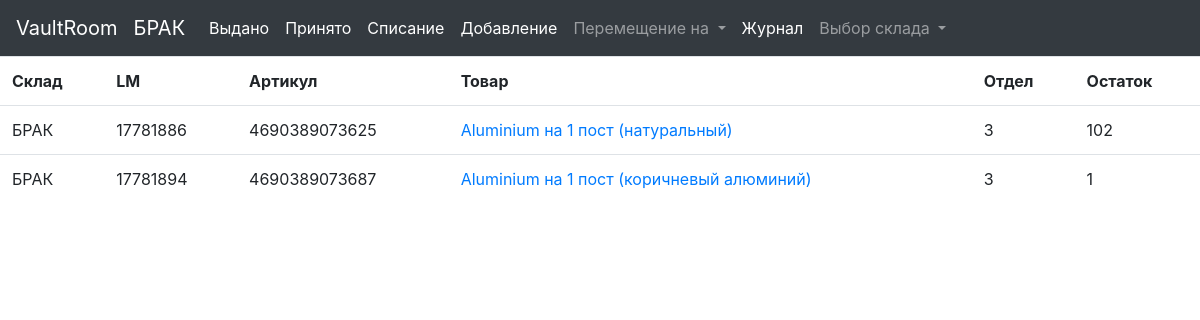
The app's page /storage/3 with its own data.
### vaultroom/models.py (models this page shows, shortened)
class Storages(models.Model):
    name = models.CharField(max_length=20, db_index=True, verbose_name='Название склада')
    class Meta:
        verbose_name_plural = 'Склады'
        verbose_name = 'Склад'
        ordering = ['name']

class Stock(models.Model):
    storage = models.ForeignKey('Storages', on_delete=models.PROTECT, verbose_name='Склад')
    product = models.ForeignKey('Products', on_delete=models.PROTECT, verbose_name='Товар')
    quantity = models.IntegerField(verbose_name='Количество')
    class Meta:
        verbose_name_plural = 'Товар на стоке'
        verbose_name = 'Товар на стоке'
        ordering = ['storage']

class Products(models.Model):
    LM = models.IntegerField(verbose_name='LM код')
    barcode = models.IntegerField(verbose_name='Штрихкод')
    name = models.CharField(max_length=100, verbose_name='Наименование')
    department = models.IntegerField(verbose_name='Номер отдела')
    class Meta:
        verbose_name_plural = 'Товар'
        verbose_name = 'Товар'
        ordering = ['name']

### vaultroom/views.py (the view)
# urls.py: path('storage/<int:storage_id>', by_storage, name='by_storage'),
def by_storage(request, storage_id):
    stc = Stock.objects.select_related('product').filter(storage=storage_id)
    storages = Storages.objects.all()
    current_storage = Storages.objects.get(pk=storage_id)
    paginator = Paginator(stc, 30)
    if 'page' in request.GET:
        page_num = request.GET['page']
    else:
        page_num = 1
    page = paginator.get_page(page_num)
    context = {'stc': page.object_list, 'current_storage': current_storage, 'storages': storages, 'page': page}
    return render(request, 'vaultroom/by_storage.html', context)

### vaultroom/templates/vaultroom/by_storage.html (shortened to what this page needs)
{% extends "layout/stock_view.html" %}
{% block storage %} <a class="navbar-brand" href="{% url 'index' %}">{{ current_storage.name }}</a> {% endblock %}
{% block control %}
                            <li class="nav-item active">
                                <td><a class="nav-link" href="{% url 'done' %}">Выдано</a></td>
                            </li>
                            <li class="nav-item active">
                                <td><a class="nav-link" href="{% url 'priniato' %}">Принято</a></td>
                            </li>
                           <li class="nav-item active">
                                <td><a class="nav-link" href="{% url 'vidacha' storage_id=current_storage.pk %}">Списание</a></td>
                            </li>
                            <li class="nav-item active">
                                <td><a class="nav-link" href="{% url 'priemka' storage_id=current_storage.pk %}">Добавление</a></td>
                            </li>
                            <li class="nav-item dropdown">
                            <a class="nav-link dropdown-toggle" href="#" id="navbarDropdown" role="button" data-toggle="dropdown" aria-haspopup="true" aria-expanded="false">
                              Перемещение на
                            </a>
                            <div class="dropdown-menu" aria-labelledby="navbarDropdown">
                            <li class="nav-item active">
                                <td><a class="nav-link" href="{% url 'move' %}">Журнал</a></td>
                            </li>
                            <li class="nav-item dropdown">
                            <a class="nav-link dropdown-toggle" href="#" id="navbarDropdown" role="button" data-toggle="dropdown" aria-haspopup="true" aria-expanded="false">
                              Выбор склада
                            </a>
{% endblock %}

### vaultroom/templates/layout/stock_view.html (shortened to what this page needs)
{% extends "layout/basic.html" %}
{% block content %}
{% load bootstrap4 %}
    <table class="table">
        <tr>
            <th scope="col">Склад</th>
             <th scope="col">LM</th>
             <th scope="col">Артикул</th>
             <th scope="col">Товар</th>
            <th scope="col">Отдел</th>
             <th scope="col">Остаток</th>
        </tr>
        {% for s in stc %}
        <tr>
            <td>{{ s.storage.name }}</td>
            <td>{{ s.product.LM }}</td>
            <td>{{ s.product.barcode }}</td>
            <td><a href="{% url 'by_product' product_id=s.product.pk %}">{{ s.product.name }}</a></td>
            <td>{{ s.product.department }}</td>
            <td>{{ s.quantity }}</td>
        </tr>
        {% endfor %}
    </table>
{% endblock %}

### records on screen
Storages: name "БРАК"
Stock: storage.name "БРАК", product.LM "17781886", product.barcode "4690389073625", product.name "Aluminium на 1 пост (натуральный)", product.department "3", quantity "102"
Stock: storage.name "БРАК", product.LM "17781894", product.barcode "4690389073687", product.name "Aluminium на 1 пост (коричневый алюминий)", product.department "3", quantity "1"
